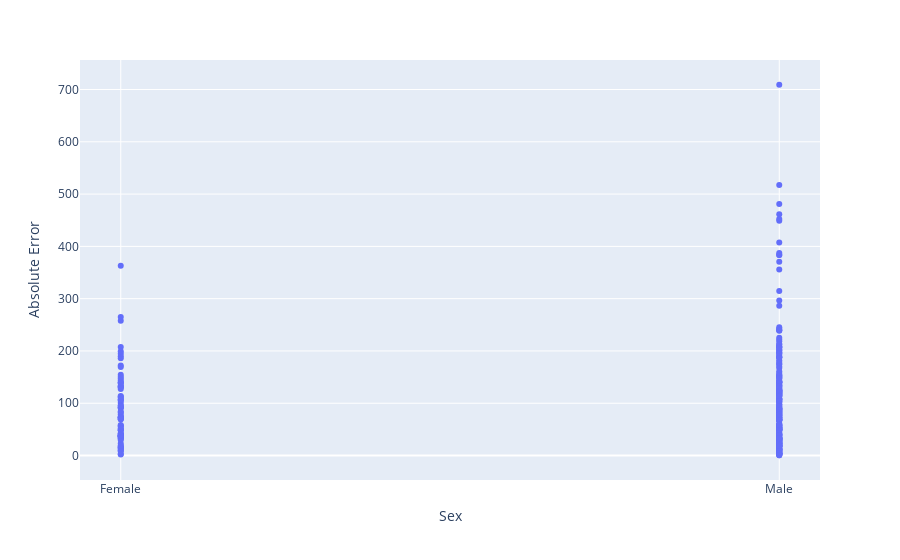

The notebook cell this image was saved under:
### Code cell
# PLot of absolute errors
fig = px.scatter(merged_data, x="Sex", y ="Absolute Error")
fig.show()

### Figure 1 — Plotly figure (JSON) as saved in the notebook; plotly's stock layout.template omitted (floating-point values rounded to 4 significant figures; data arrays with more than 128 entries replaced by an {"elided": "..."} marker saying what was removed)
{"data": [{"hovertemplate": "Sex=%{x}<br>Absolute Error=%{y}<extra></extra>", "legendgroup": "", "marker": {"color": "#636efa", "symbol": "circle"}, "mode": "markers", "name": "", "orientation": "v", "showlegend": false, "type": "scatter", "x": {"elided": "312 str values"}, "xaxis": "x", "y": {"elided": "312 float values"}, "yaxis": "y"}], "layout": {"legend": {"tracegroupgap": 0}, "margin": {"t": 60}, "xaxis": {"anchor": "y", "domain": [0, 1], "title": {"text": "Sex"}}, "yaxis": {"anchor": "x", "domain": [0, 1], "title": {"text": "Absolute Error"}}}}
